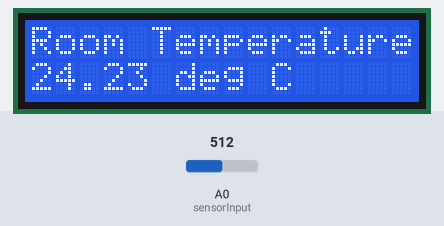
Recording of a sketch running on a simulated Arduino Uno, built with avr-gcc and run on an emulated ATmega328P. On the bench: 16×2 character LCD. The inputs (shaded band) are chosen by the test bench; at power-on: A0 (sensorInput) = 512. What the sketch prints to the serial monitor is not drawn.

Above: at 1.2 s.
1.3 s: A0 (sensorInput) set to 360
At 2.1 s:
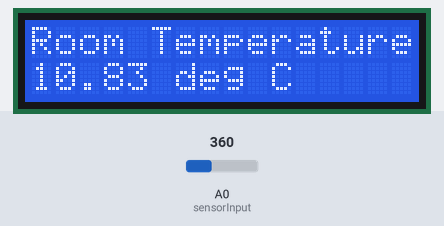
2.9 s: A0 (sensorInput) set to 333
At 4.0 s:
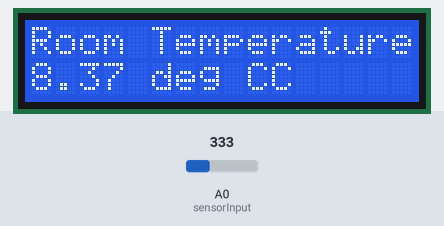
5.0 s: A0 (sensorInput) set to 306
At 7.1 s:
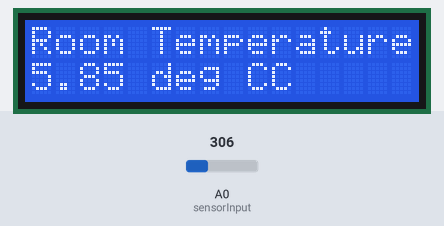
Timing chart, 0 to 8.6 s (numbered marks = the images above; inputs shaded):
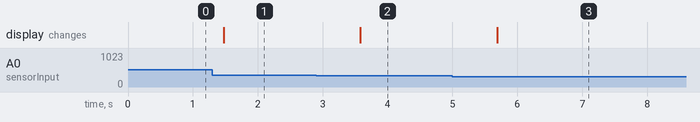

The sketch:

temperature_display.ino
```cpp
#include <LiquidCrystal.h>

const int rs = 8, en = 9;
const int d4 = 7, d5 = 6, d6 = 5, d7 = 4;

LiquidCrystal lcd(rs, en, d4, d5, d6, d7);

// temperature module
const int sensorInput = A0;
double R = 10000, Rt;
double logRt;
double A = 0.001125308852122, B =  0.000235711863267, C =  0.000000085663516; // Steinhart Hart coefficients
double Temperature;
double tempModule(void); // returns the temperature in degree celcius
//

void setup() {
  Serial.begin(9600);
  lcd.begin(16, 2); // LCD used in 16x2 mode
  lcd.clear();

  lcd.print("Room Temperature");


}

void loop() {
  double temperature = tempModule(); // got the room temperature from the sensor
  String str = String(temperature) + " deg C";
  lcd.setCursor(0,1);
  lcd.print(str);
  delay(700); // update every 700 ms
}

double tempModule() { // take the temp reading from the sensor
  double Vin = analogRead(sensorInput);
  Vin = (5.0/1023.0) * Vin; // Now signal is in 0-5 V range
  Rt = (R*5.0/Vin) - R; // Rt is the thermistor resistance
  logRt = log(Rt);
  Temperature = 1.0/(A + B*logRt + C*logRt*logRt*logRt); // Steinhart Hart equation
  Temperature = Temperature - 273.15; // Temperature in celcius

  Serial.print("Temperature: ");
  Serial.print(Temperature);
  Serial.println(" °C");

  return Temperature;
}
```

Measured:
- the behaviour switches between 351 and 350 on A0 (sensorInput) (found by bisection; images 1 and 2)
- after the input at 1.3 s, the display: changes after 0.18 s (image 1)
- after the input at 2.9 s, the display: changes after 0.68 s (image 2)
- after the input at 5.0 s, the display: changes after 0.69 s (image 3)
